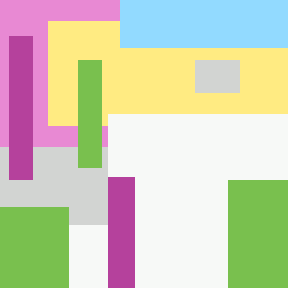
#> input picture A-04/test.png, 96 x 96 px (shown 3 times larger)
$ python A02.py
#> lines starting #> are read from the running program, lines starting #| are printed output that depends on the picture
# Edson Yudi Toma - 9791305
# SCC0251 Image Processing - Prof. Moacir Ponti
# 1st Semester of 2019
# Assignment 2 : Image Enhancement and Filtering
import numpy as np
import imageio as imio
#from PIL import Image # uncomment to see the images

'''
    given a 2D array {a} and an index {indx} this function duplicates {num_dups} times the row in {indx}
    if {zeros}=True the inserted rows will be filled with zeroes
    the vertical size of the array is increased by {num_dups}
    auxiliar function to be used in the (filtering_2D) and (median_filter_2D) methods
'''
# [5 lines left out: function dup_rows, not called in this run]

'''
    given a 2D array {a} and an index {indx} this function duplicates {num_dups} times the col in {indx}
    if {zeros}=True the inserted cols will be filled with zeroes
    the horizontal size of the array is increased by {num_dups}
    auxiliar function to be used in the (filtering_2D) and (median_filter_2D) methods
'''
# [51 lines left out: functions dup_cols, limiarization, filtering_1D, not called in this run]


def filtering_2D(img):
    sizeN = int(input()) # dimentions of the filter
    w = []
    for i in range(0, sizeN):
        w.append(list(map(int, input().split())))
    w = np.asarray(w) # it's important to make this conversion, otherwise the filter multiplication won't work

    span = int((sizeN-1)/2) # number of rows and cols that will be ignored
    newImg = np.zeros((len(img)-span*2, len(img[0])-span*2)) # new image without the {span} first and last rows and cols

    # convolution
    # the idea here is similiar to the (filtering_1D) convolution but instead of the extra values, we'll use missing values make the process easier
    # let's see with this example:
    # img = [0, 1, 2, 3, 4, 5]    w = [1, -1, 1]    span = 1    newImg = [2, 3, 4, 5]    the first and last rows were removed
    #       [1, 2, 3, 4, 5, 6]        [1, -8, 1]                         [3, 4, 5, 6]    so did the first and last cols
    #       [2, 3, 4, 5, 6, 7]        [1, -1, 1]                         [4, 5, 6, 7]
    #       [3, 4, 5, 6, 7, 8]                                           [5, 6, 7, 8]
    #       [4, 5, 6, 7, 8, 9]
    #       [5, 6, 7, 8, 9, 10]
    # now pay attention to the relative positions of the {newImg} and {img}:
    # img = [0,  1, 2,  ...]    newImg = [(2, 3), ...]
    #       [1, (2, 3), ...]             [(3, 4), ...]
    #       [2, (3, 4), ...]             [.,  .,  ...]
    #       [.,  ., .,  ...]
    # by creating an image without the correct amount of rows and cols we are able to make a subarray that is easier to work with
    # note that now the index 0 of the {newImg} can easily match the values with {w} and {img}
    # [1, -1, 1]         [1, -8, 1]          [1, -1, 1]
    #  |   |  |           |   |  |            |   |  |           now we can simply multiply img[idx:span*2+1][idx:span*2+1] by {w}
    # [0, 1,  2,  ...]   [1, (2, 3), ...]    [2, (3, 4), ...]    note that we use {span}*2+1 to match the original {w} size
    for i in range(len(newImg)):
        for j in range(len(newImg[0])): # this is used to treat the case when {newImg} isn't square
            newImg[i, j] = np.sum(np.asarray(img[i:i+sizeN, j:j+sizeN]) * w)

    newImg = dup_rows(newImg, 0, span) # adds {span} times the first row
    newImg = dup_rows(newImg, len(newImg)-1, span) # adds {span} times the last row
    newImg = dup_cols(newImg, 0, span) # adds {span} times the first col
    newImg = dup_cols(newImg, len(newImg[0])-1, span) # adds {span} times the last col

    return limiarization(newImg)

# [22 lines left out: function median_filter_2D, not called in this run]

def switch_case(arg, img):
    switch = {
        1: limiarization,
        2: filtering_1D,
        3: filtering_2D,
        4: median_filter_2D,
    }
    func = switch.get(arg, lambda: "nothing")
    if (arg != 4):
        return normalize(func(normalize(img)))
    else:
        return normalize(func(img))

'''
normalize(matrix, normal):
    Normalizes a given 2d array with the given normal factor
    Args:
        * matrix - 2 dimentional array to be normalized
        * normal - max value to be used as reference, the min value will be set as 0
    Return value:
        * normalized 2d array
'''
def normalize(img, normal = 255):
    max = np.amax(img)
    min = np.amin(img)
    dif = max - min
    img = (img - min) * (normal / dif)
    return img

'''
rmsd(m1, m2):
    Calculates the Root-mean-square deviation between the two given 2d arrays
    Args:
        * m1 - 2d array
        * m2 - 2d array
    Return value:
        * float error
'''
def rmsd(m1, m2):
    return np.sqrt(np.mean(np.square(m1 - m2)))

if __name__ == '__main__':
    filename = str(input()).rstrip()
#> the answer given: ../A-04/test.png
    method = int(input())
#> the answer given: 3

    img = imio.imread(filename)
#> img is the input picture: shape (96, 96, 3); mean R, G, B 206.8, 206.7, 182.9

    newImg = switch_case(method, img)
#> in normalize, `max = np.amax(img)`: max = 255
#> in normalize, `min = np.amin(img)`: min = 65
#> in normalize, `dif = max - min`: dif = 190
#> in normalize, `img = (img - min) * (normal / dif)`:
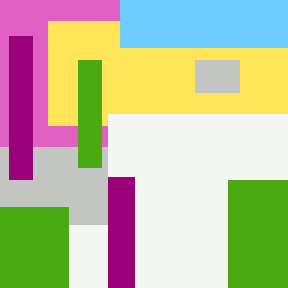
#> img: shape (96, 96, 3) float64 (shown 3 times larger); mean R, G, B 190.3, 190.2, 158.2
#> the answer given: 100
#> in filtering_2D, `sizeN = int(input())`: sizeN = 100
#> (the run stopped early here; a loop or call above may not have finished)
